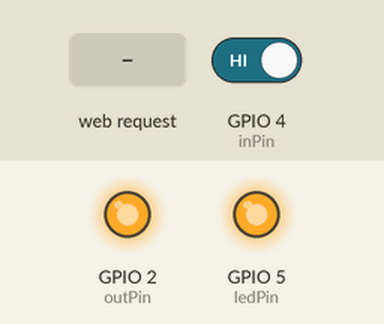
This sketch was run on a simulated ESP8266 (NodeMCU). Shown: output pins drawn as LEDs (lit = HIGH). The inputs (shaded band) are chosen by the test bench; at power-on: GPIO 4 (inPin) HIGH. WiFi joins after 1.5 s; servers stay silent unless stated; EEPROM starts erased; what the sketch prints to the serial monitor is not drawn.

Above: at 2.7 s.
2.8 s: GPIO 4 (inPin) driven LOW
At 3.6 s:
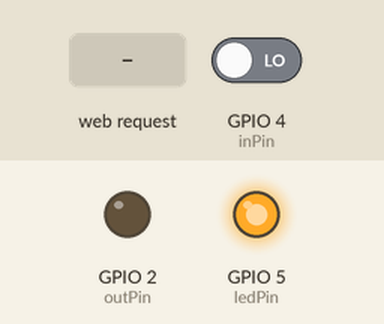
4.3 s: HTTP request GET /SWITCH_STATE received
At 4.8 s:
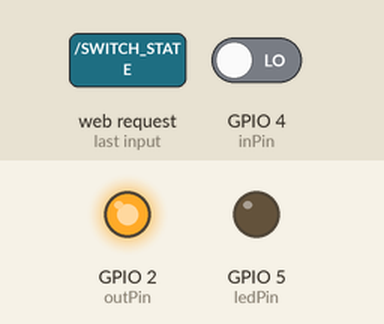
Timing chart, 0 to 7.3 s (numbered marks = the images above; inputs shaded):
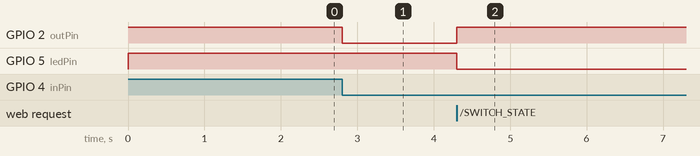

Measured:
- after the input at 2.8 s, GPIO 2 (outPin): HIGH → LOW at once
- after the input at 4.3 s, GPIO 2 (outPin): LOW → HIGH at once; GPIO 5 (ledPin): HIGH → LOW at once

The sketch:

Interruptor.ino
```cpp
#include <ESP8266WiFi.h>
#include <EEPROM.h>
#include <Wire.h>

WiFiServer server(80);                     // WebServer

const char* ssid = "<wifi_here>";
const char* password = "<password_here>";

int inPin = 4;         // D2 in the NodeMCU, from the button
int outPin = 2;       // D1 in the NodeMCU, to the relay
int ledPin = 5;       // D4 in the NodeMCU, to the LED Halo

int state = LOW;      // the current state of the output pin - defaulted to OFF in case of sudden restarts
int led = HIGH;       // current state of the LED Halo - always oposite of state

int reading;           // the current reading from the input pin
int previous = LOW;    // the previous reading from the input pin

// the follow variables are long's because the time, measured in miliseconds,
// will quickly become a bigger number than can be stored in an int.
long moment = 0;         // the last time the output pin was toggled
long debounce = 150;   // the debounce time, increase if the output flickers


void setup() {

  Serial.begin(9600);

  pinMode(inPin, INPUT);
  pinMode(outPin, OUTPUT);
  pinMode(ledPin, OUTPUT);

  EEPROM.begin(8);
  state = (EEPROM.read(0)!=0) ? HIGH : LOW;
  led = (EEPROM.read(0)==0) ? LOW : HIGH;
  EEPROM.end();
  digitalWrite(outPin, state);
  digitalWrite(ledPin, led);

  // config static IP
  IPAddress ip(192, 168, 1, 101); // Desired IP Address in the local network
  IPAddress gateway(192, 168, 1, 1); // set gateway to match your network
  Serial.print(F("Setting static ip to : "));
  Serial.println(ip);
  IPAddress subnet(255, 255, 255, 0); // set subnet mask to match your network
  WiFi.config(ip, gateway, subnet);

  WiFi.begin(ssid, password);
  while (WiFi.status() != WL_CONNECTED) {
    delay(500);
    Serial.print(".");
  }

  Serial.println("WiFi conectado");
  Serial.println(WiFi.localIP());

  server.begin();

  Serial.println("Servidor iniciado");

  // Print the IP address
  Serial.print("Use esta URL para conectar: ");
  Serial.print("http://");
  Serial.print(WiFi.localIP());
  Serial.println("/");
}

void loop() {
  reading = digitalRead(inPin);

  // Treatment for the Button Control
  if (reading == LOW && previous == HIGH && millis() - moment > debounce) {
    switchState();    // Switch the state of the Relay
    Serial.println("Switch State!");
    moment = millis();
    previous = reading;
    return;
  }
  previous = reading;


  // Treatment for the WiFi Control
  // Check if a client has connected
  WiFiClient client = server.available();
  if (!client) {
    return;
  }

  // Wait until the client sends some data
  if (client.available()) {
    // Read the first line of the request
    String request = client.readStringUntil('\r');
    Serial.println(request);
    client.flush();

    // Match the request

    int value = LOW;
    if (request.indexOf("/SWITCH_STATE") != -1)  {
      client.println("HTTP/1.1 204 OK");    //Code 204: OK, no body required in response
      client.println("Content-Type: text/plain");
      client.println("");
      switchState();  //Switch the state of the Relay
      Serial.println("Switch State!");
      client.println("State Switched");
    } else {
      // Return the response
      client.println("HTTP/1.1 200 OK");  //Code 200: Ok, reponding with an html body
      client.println("Content-Type: text/html");
      client.println(""); //  THIS IS IMPORTANT do not forget this one
      client.println("<!DOCTYPE HTML>");
      client.println("<html>");

      client.println("<br><br>");
      client.println("<a href=\"/SWITCH_STATE\"\"><button>Switch Light State</button></a>");
      client.println("</html>");
    }

    delay(1);
    //Serial.println("Client disconnected");
    Serial.println("");
  }
}

void switchState() {
  EEPROM.begin(8);
  if (state == HIGH) {
    state = LOW;
    led = HIGH;
    EEPROM.write(0,0);
  } else {
    state = HIGH;
    led = LOW;
    EEPROM.write(0,1);
  }
  EEPROM.end();

  digitalWrite(outPin, state);
  digitalWrite(ledPin, led);
}
```
